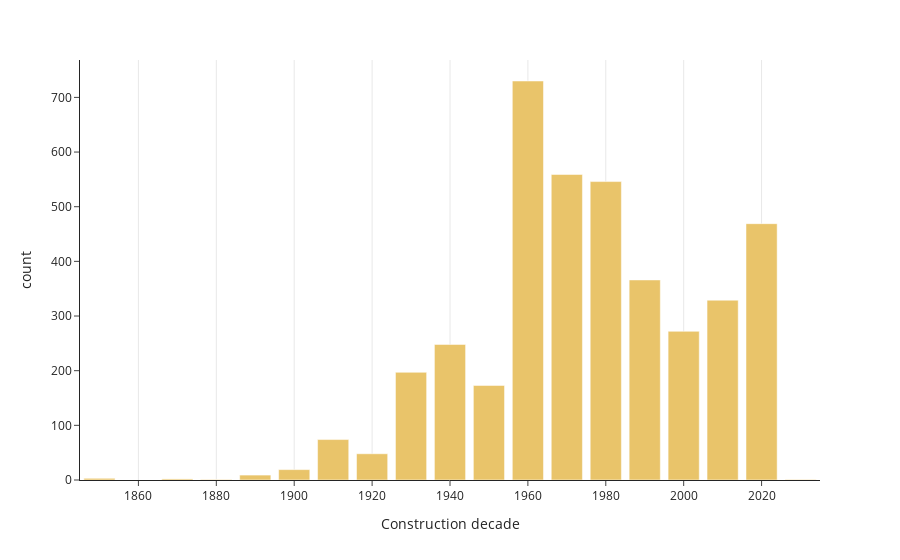

Notebook code cell kept with this figure:
### Code cell
df = data.construction_year.round(-1).value_counts().sort_index().reset_index()
fig = px.bar(
    data_frame=df,
    y="count",
    x="construction_year",
    template="simple_white",
    hover_data={
        "construction_year":False,
        "count": ":.0f",
        },
    hover_name="construction_year",
    labels=dict(construction_year="Construction decade"),
)
fig.update_traces(marker_color='#e9c46a')
fig.update_xaxes(showgrid=True)
fig.show()

### Figure 1 — Plotly figure (JSON) as saved in the notebook; plotly's stock layout.template omitted (floating-point values rounded to 4 significant figures)
{"data": [{"hovertemplate": "<b>%{hovertext}</b><br><br>count=%{y:.0f}<extra></extra>", "hovertext": [1850.0, 1870.0, 1880.0, 1890.0, 1900.0, 1910.0, 1920.0, 1930.0, 1940.0, 1950.0, 1960.0, 1970.0, 1980.0, 1990.0, 2000.0, 2010.0, 2020.0, 2030.0], "legendgroup": "", "marker": {"color": "#e9c46a", "pattern": {"shape": ""}}, "name": "", "orientation": "v", "showlegend": false, "textposition": "auto", "type": "bar", "x": [1850, 1870, 1880, 1890, 1900, 1910, 1920, 1930, 1940, 1950, 1960, 1970, 1980, 1990, 2000, 2010, 2020, 2030], "xaxis": "x", "y": [3, 2, 1, 9, 19, 74, 48, 197, 248, 173, 730, 559, 546, 366, 272, 329, 469, 1], "yaxis": "y"}], "layout": {"barmode": "relative", "legend": {"tracegroupgap": 0}, "margin": {"t": 60}, "xaxis": {"anchor": "y", "domain": [0, 1], "showgrid": true, "title": {"text": "Construction decade"}}, "yaxis": {"anchor": "x", "domain": [0, 1], "title": {"text": "count"}}}}
